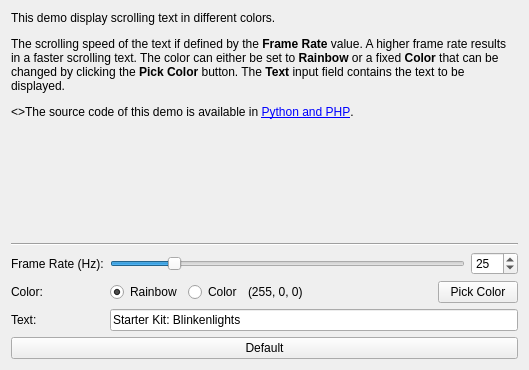
<?xml version="1.0" encoding="UTF-8"?>
<ui version="4.0">
 <class>Text</class>
 <widget class="QWidget" name="Text">
  <property name="geometry">
   <rect>
    <x>0</x>
    <y>0</y>
    <width>529</width>
    <height>370</height>
   </rect>
  </property>
  <property name="windowTitle">
   <string>Form</string>
  </property>
  <layout class="QVBoxLayout" name="verticalLayout">
   <item>
    <widget class="QLabel" name="label">
     <property name="sizePolicy">
      <sizepolicy hsizetype="MinimumExpanding" vsizetype="MinimumExpanding">
       <horstretch>0</horstretch>
       <verstretch>1</verstretch>
      </sizepolicy>
     </property>
     <property name="text">
      <string>&lt;p&gt;This demo display scrolling text in different colors.&lt;/p&gt;
&lt;p&gt;&lt;/p&gt;
&lt;p&gt;The scrolling speed of the text if defined by the &lt;b&gt;Frame Rate&lt;/b&gt; value. A higher frame rate results in a faster scrolling text. The color can either be set to &lt;b&gt;Rainbow&lt;/b&gt; or a fixed &lt;b&gt;Color&lt;/b&gt; that can be changed by clicking the &lt;b&gt;Pick Color&lt;/b&gt; button. The &lt;b&gt;Text&lt;/b&gt; input field contains the text to be displayed.&lt;/p&gt;
&lt;p&gt;&lt;/p&gt;
&lt;&gt;The source code of this demo is available in &lt;a href=&quot;http://www.tinkerforge.com/en/doc/Kits/Blinkenlights/Blinkenlights.html#scrolling-text&quot;&gt;&lt;span style=&quot; text-decoration: underline; color:#0000ff;&quot;&gt;Python and PHP&lt;/span&gt;&lt;/a&gt;.&lt;/p&gt;</string>
     </property>
     <property name="alignment">
      <set>Qt::AlignLeading|Qt::AlignLeft|Qt::AlignTop</set>
     </property>
     <property name="wordWrap">
      <bool>true</bool>
     </property>
     <property name="openExternalLinks">
      <bool>true</bool>
     </property>
    </widget>
   </item>
   <item>
    <widget class="Line" name="line">
     <property name="orientation">
      <enum>Qt::Horizontal</enum>
     </property>
    </widget>
   </item>
   <item>
    <layout class="QGridLayout" name="gridLayout">
     <item row="0" column="0">
      <widget class="QLabel" name="label_2">
       <property name="text">
        <string>Frame Rate (Hz):</string>
       </property>
      </widget>
     </item>
     <item row="0" column="1">
      <widget class="QSlider" name="slider_frame_rate">
       <property name="minimum">
        <number>10</number>
       </property>
       <property name="maximum">
        <number>100</number>
       </property>
       <property name="value">
        <number>25</number>
       </property>
       <property name="tracking">
        <bool>true</bool>
       </property>
       <property name="orientation">
        <enum>Qt::Horizontal</enum>
       </property>
      </widget>
     </item>
     <item row="0" column="2">
      <widget class="QSpinBox" name="spinbox_frame_rate">
       <property name="minimum">
        <number>10</number>
       </property>
       <property name="maximum">
        <number>100</number>
       </property>
       <property name="value">
        <number>25</number>
       </property>
      </widget>
     </item>
     <item row="1" column="0">
      <widget class="QLabel" name="label_4">
       <property name="text">
        <string>Color:</string>
       </property>
      </widget>
     </item>
     <item row="1" column="1" colspan="2">
      <layout class="QHBoxLayout" name="horizontalLayout_2">
       <item>
        <widget class="QRadioButton" name="radio_rainbow">
         <property name="text">
          <string>Rainbow</string>
         </property>
         <property name="checked">
          <bool>true</bool>
         </property>
        </widget>
       </item>
       <item>
        <widget class="QRadioButton" name="radio_color">
         <property name="text">
          <string>Color</string>
         </property>
        </widget>
       </item>
       <item>
        <widget class="QLabel" name="label_color">
         <property name="text">
          <string>(255, 0, 0)</string>
         </property>
        </widget>
       </item>
       <item>
        <spacer name="horizontalSpacer">
         <property name="orientation">
          <enum>Qt::Horizontal</enum>
         </property>
         <property name="sizeHint" stdset="0">
          <size>
           <width>40</width>
           <height>20</height>
          </size>
         </property>
        </spacer>
       </item>
       <item>
        <widget class="QPushButton" name="button_pick">
         <property name="text">
          <string>Pick Color</string>
         </property>
        </widget>
       </item>
      </layout>
     </item>
     <item row="2" column="0">
      <widget class="QLabel" name="label_3">
       <property name="text">
        <string>Text:</string>
       </property>
      </widget>
     </item>
     <item row="2" column="1" colspan="2">
      <widget class="QLineEdit" name="edit_text">
       <property name="text">
        <string>Starter Kit: Blinkenlights</string>
       </property>
      </widget>
     </item>
    </layout>
   </item>
   <item>
    <widget class="QPushButton" name="button_default">
     <property name="text">
      <string>Default</string>
     </property>
    </widget>
   </item>
  </layout>
 </widget>
 <resources/>
 <connections/>
</ui>
